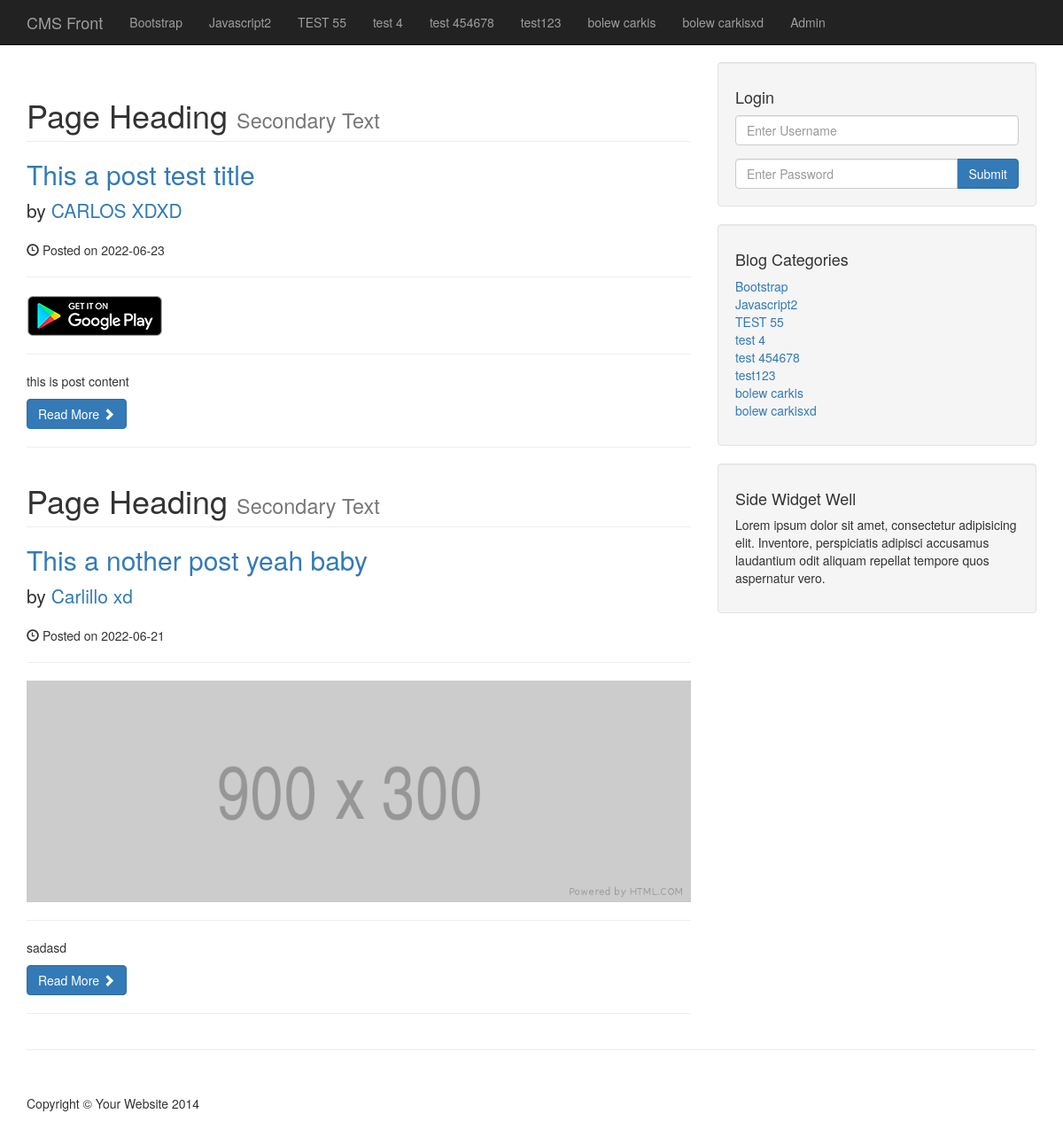
The app's page /category.php with its own data.
### tables this page shows
CREATE TABLE `categories` (
  `cat_id` int(3) NOT NULL,
  `cat_title` varchar(256) NOT NULL
);

CREATE TABLE `posts` (
  `post_id` int(3) NOT NULL,
  `post_category_id` int(3) NOT NULL,
  `post_title` varchar(255) NOT NULL,
  `post_author` varchar(255) NOT NULL,
  `post_date` date NOT NULL,
  `post_image` text NOT NULL DEFAULT '900x300.png',
  `post_content` text NOT NULL,
  `post_tags` varchar(255) NOT NULL,
  `post_comment_count` int(255) NOT NULL DEFAULT 0,
  `post_status` varchar(255) NOT NULL DEFAULT 'draft'
);

### category.php (the view, shortened to what this page needs)
<?php include "includes/db.php"; ?>
<?php include "includes/header.php"; ?>
<?php include "includes/navigation.php"; ?>
<div class="container">
    <div class="row">
        <div class="col-md-8">
            <?php
            $query  = "SELECT * FROM posts WHERE post_category_id = 1";
            $select_all_posts_query = mysqli_query($connection,  $query);
            while ($row = mysqli_fetch_assoc($select_all_posts_query)) {
                $post_id = $row['post_id'];
                $post_title = $row['post_title'];
                $post_author = $row['post_author'];
                $post_date = $row['post_date'];
                $post_image = $row['post_image'];
                $post_content = $row['post_content'];
            ?>
            <h1 class="page-header">
                Page Heading
                <small>Secondary Text</small>
            </h1>
            <h2>
                <a href="post.php?p_id=<?php echo $post_id ?>"><?php echo $post_title ?></a>
            </h2>
            <p class="lead">
                by <a href="index.php"><?php echo $post_author ?></a>
            </p>
            <p><span class="glyphicon glyphicon-time"></span> Posted on <?php echo $post_date ?></p>
            <hr>
            <img class="img-responsive" src="images/<?php echo $post_image ?>" alt="">
            <hr>
            <p><?php echo $post_content ?></p>
            <a class="btn btn-primary" href="#">Read More <span class="glyphicon glyphicon-chevron-right"></span></a>
            <hr>
            <?php } ?>
        </div>
        <?php include "includes/sidebar.php"; ?>
    </div>
    <hr>
    <?php include "includes/footer.php"; ?>

### includes/navigation.php (shortened to what this page needs)
<nav class="navbar navbar-inverse navbar-fixed-top" role="navigation">
        <div class="container">
            <div class="navbar-header">
                <a class="navbar-brand" href="index.php">CMS Front</a>
            </div>
            <div class="collapse navbar-collapse" id="bs-example-navbar-collapse-1">
                <ul class="nav navbar-nav">
                <?php
                $query = "SELECT * FROM categories";
                $select_all_categories_query = mysqli_query($connection,  $query);
                while($row = mysqli_fetch_assoc($select_all_categories_query)){
                   $cat_title = $row['cat_title'];
                   echo "<li><a href='#'>{$cat_title}</a></li>";
                }
                ?>
                 <li><a href="admin">Admin</a></li>
                </ul>
            </div>
        </div>
    </nav>

### includes/sidebar.php (shortened to what this page needs)
<div class="col-md-4">
    <div class="well">
        <h4>Login</h4>
        <form action="includes/login.php" method="post">
            <div class="form-group">
                <input name="username" type="text" class="form-control" placeholder="Enter Username">
            </div>
        <form action="includes/login.php" method="post">
            <div class="input-group">
                <input name="password" type="pass" class="form-control" placeholder="Enter Password">
                <span class="input-group-btn">
                    <button class="btn btn-primary" name="login" type="submit">
                        Submit
                    </button>
                </span>
            </div>
    </form>
    </div>
    <?php
    $query = "SELECT * FROM categories";
    $select_categories_sidebar = mysqli_query($connection,  $query);
    ?>
    <div class="well">
        <h4>Blog Categories</h4>
        <div class="row">
            <div class="col-lg-6">
                <ul class="list-unstyled">
                    <?php
                    while ($row = mysqli_fetch_assoc($select_categories_sidebar)) {
                        $cat_title = $row['cat_title'];
                        $cat_id = $row['cat_id'];
                        echo "<li><a href='category.php?category=$cat_id'>{$cat_title}</a></li>";
                    }
                    ?>
                </ul>
            </div>
        </div>
    </div>
    <?php include "widget.php" ?>
</div>

### css/blog-home.css (style rules this page uses)
body { padding-top: 70px; }

### records on screen
categories: cat_title "Bootstrap"
categories: cat_title "Javascript2"
categories: cat_title "TEST 55"
categories: cat_title "test 4"
categories: cat_title "test 454678"
categories: cat_title "test123"
categories: cat_title "bolew carkis"
categories: cat_title "bolew carkisxd"
posts: post_title "This a post test title", post_author "CARLOS XDXD", post_date "2022-06-23", post_image (picture), post_content "this is post content"
posts: post_title "This a nother post yeah baby", post_author "Carlillo xd", post_date "2022-06-21", post_image (picture), post_content "sadasd"
